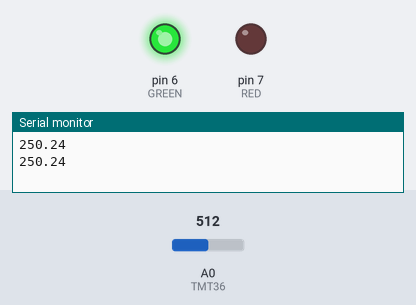
Bench run of a sketch on a simulated Arduino Uno, built with avr-gcc and run on an emulated ATmega328P. Shown: output pins drawn as LEDs (lit = HIGH), the last lines printed to the serial monitor. The inputs (shaded band) are chosen by the test bench; at power-on: A0 (TMT36) = 512.

Above: at 2.8 s.
2.9 s: A0 (TMT36) set to 131
8.9 s: A0 (TMT36) set to 111
At 11.0 s:
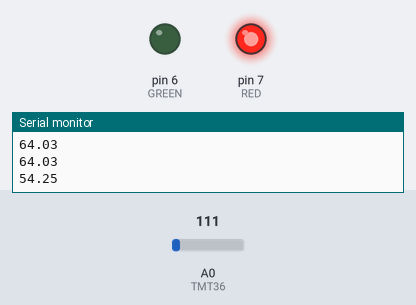
11.6 s: A0 (TMT36) set to 306
At 12.5 s:
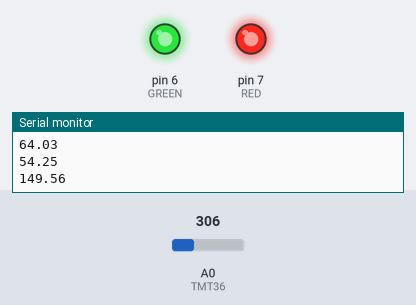
17.5 s: A0 (TMT36) set to 122
At 18.3 s:
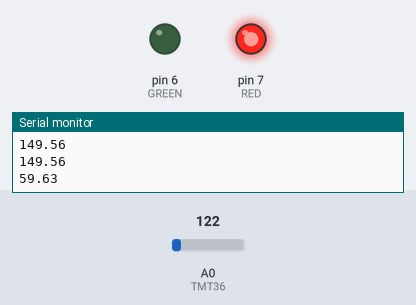
20.2 s: A0 (TMT36) set to 511
At 22.6 s:
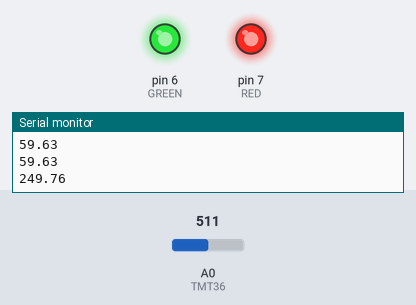
Timing chart, 0 to 24.1 s (numbered marks = the images above; inputs shaded):
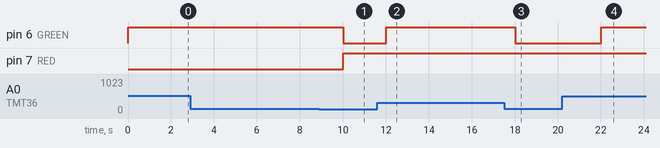

The sketch:

BEEE.ino
```cpp
#define TMT36 A0
#define RED 7
#define GREEN 6

void setup()

{
  Serial.begin(9600);
  pinMode(RED, OUTPUT);
  pinMode(GREEN,OUTPUT);
  pinMode(TMT36,INPUT);

}

void loop()
{
  float lmvalue =analogRead(TMT36);
  float tempr =(lmvalue * 500)/1023;
  Serial.println(tempr);

  //condition
  if(tempr > 60){
    digitalWrite(GREEN,HIGH);
    delay(2000);
    digitalWrite(GREEN,LOW);
  }
  else
  {

    digitalWrite(RED,HIGH);
    delay(2000);
  }
}
```

Measured:
- the behaviour switches between 123 and 122 on A0 (TMT36) (found by bisection; images 0 and 1)
- after the input at 8.9 s, pin 6 (GREEN): HIGH → LOW after 1.1 s; pin 7 (RED): LOW → HIGH after 1.1 s
- after the input at 11.6 s, pin 6 (GREEN): LOW → HIGH after 0.40 s
- after the input at 17.5 s, pin 6 (GREEN): HIGH → LOW after 0.51 s
- after the input at 20.2 s, pin 6 (GREEN): LOW → HIGH after 1.8 s
